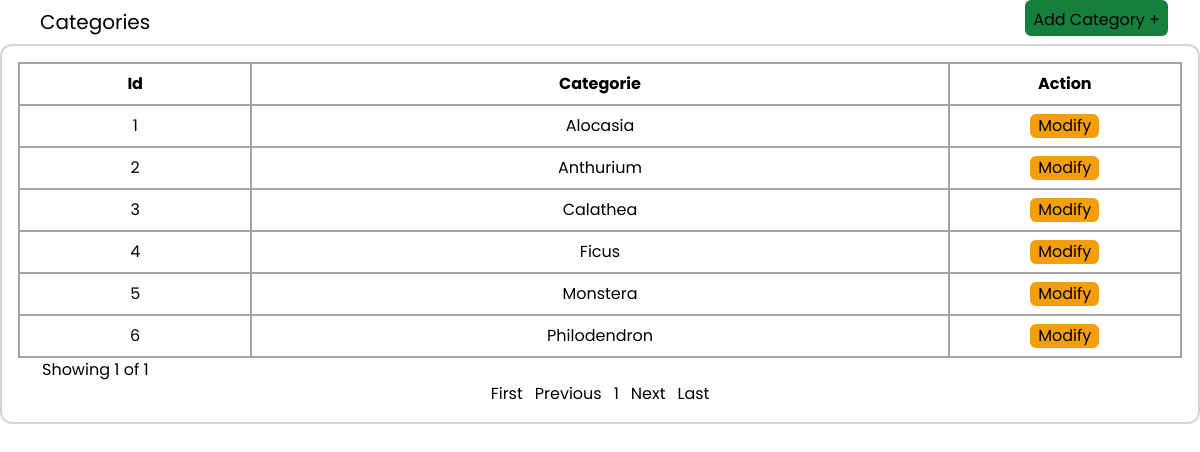
Page /src/pages/categories.php on the committed database.
### tables this page shows
CREATE TABLE `categories` (
  `categoryId` int(11) NOT NULL,
  `categoryName` varchar(50) NOT NULL
);

### src/pages/categories.php (the view, shortened to what this page needs)
<?php
include("../includes/conn.php");
?>
<!DOCTYPE html>
<html lang="en">
<head>
</head>
<body>
    <div class="flex flex-col justify-end items-start h-[100vh]">
        <div class="flex justify-between w-full px-8">
            <p class="border-gray-300 rounded-t-lg p-2 pb-1 text-xl">Categories</p>
            <button onclick="openPopup()" class="p-2 pb-1 bg-green-700 mb-2 rounded-md">Add Category +</button>
        </div>
        <div class="border-2 border-gray-300 rounded-xl h-[90vh] flex">
            <div id="clients" class="flex flex-col justify-between w-full p-4">
                <?php
                $records = $conn->query("SELECT * FROM categories");
                $rows = $records->num_rows;
                $start = 0;
                $rows_per_page = 8;
                $select = "SELECT * FROM categories LIMIT ?,?";
                $stmt = $conn->prepare($select);
                $stmt->bind_param("ii", $start, $rows_per_page);
                $stmt->execute();
                $result = $stmt->get_result();
                $pages = ceil($rows / $rows_per_page);
                if ($rows > 0) {
                    echo '
        <table class="table-fixed w-full ">
            <thead class="border">
                <tr class="border-2">
                    <th class="w-1/5 px-4 py-2 border-2 border-[#A3A3A3] text-xs md:text-base">Id</th>
                    <th class="w-3/5 px-4 py-2 border-2 border-[#A3A3A3] text-xs md:text-base">Categorie</th>
                    <th class="w-1/5 px-4 py-2 border-2 border-[#A3A3A3] text-xs md:text-base">Action</th>
                </tr>
            </thead>
            <tbody>';
                    while ($row = mysqli_fetch_assoc($result)) {
                        $name = htmlspecialchars($row['categoryName']);
                        $id = htmlspecialchars($row['categoryId']);
                ?>
                        <tr>
                            <td class="px-4 py-2 border-2 border-[#A3A3A3] text-xs md:text-base text-center"><?php echo $id ?></td>
                            <td class="px-4 py-2 border-2 border-[#A3A3A3] text-xs md:text-base text-center"><?php echo $name ?></td>
                            <td class="px-4 py-2 border-2 border-[#A3A3A3] text-xs md:text-base text-center">
                                <button onclick="showDetails(<?php echo $id ?>)" class="px-2 rounded-md bg-amber-500"> Modify </button>
                            </td>
                        </tr>
                    <?php } ?>
                    </tbody>
                    </table>
                <?php
                } else {
                    echo 'No categories in database';
                }
                ?>
                <div>
                    <div class="pl-6">
                        <?php
                        if (!isset($_GET['page'])) {
                            $page = 1;
                        } else {
                            $page = $_GET['page'];
                        }
                        ?>
                        Showing <?php echo $page ?> of <?php echo $pages ?>
                    </div>
                    <div class="flex flex-row justify-center items-center gap-3">
                        <a href="?page=1">First</a>
                        <?php if (isset($_GET['page']) && $_GET['page'] > 1) { ?>
                            <a href="?page=<?php echo $_GET['page'] - 1 ?>">Previous</a>
                        <?php } else { ?>
                            <a class="cursor-pointer">Previous</a>
                        <?php } ?>
                        <?php
                        for ($i = 1; $i <= $pages; $i++) {
                        ?>
                            <a href="?page=<?php echo $i ?>" class=""><?php echo $i ?></a>
                        <?php
                        }
                        ?>
                        <?php
                        if (!isset($_GET['page'])) {
                            if ($pages == 1) {
                        ?>
                                <a class="cursor-pointer">Next</a>
                            <?php } else { ?>
                                <a href="?page=2">Next</a>
                            <?php } ?>
                        <?php } elseif ($_GET['page'] >= $pages) { ?>
                            <a class="cursor-pointer">Next</a>
                        <?php } else { ?>
                            <a href="?page=<?php echo $_GET['page'] + 1 ?>">Next</a>
                        <?php }
                        ?>
                        <a href="?page=<?php echo $pages ?>">Last</a>
                    </div>
                </div>
            </div>
        </div>
    </div>
</body>
</html>

### rows in the picture
categories: categoryId "1", categoryName "Alocasia"
categories: categoryId "2", categoryName "Anthurium"
categories: categoryId "3", categoryName "Calathea"
categories: categoryId "4", categoryName "Ficus"
categories: categoryId "5", categoryName "Monstera"
categories: categoryId "6", categoryName "Philodendron"

### other values in the picture
$page "1"
$pages "1"
